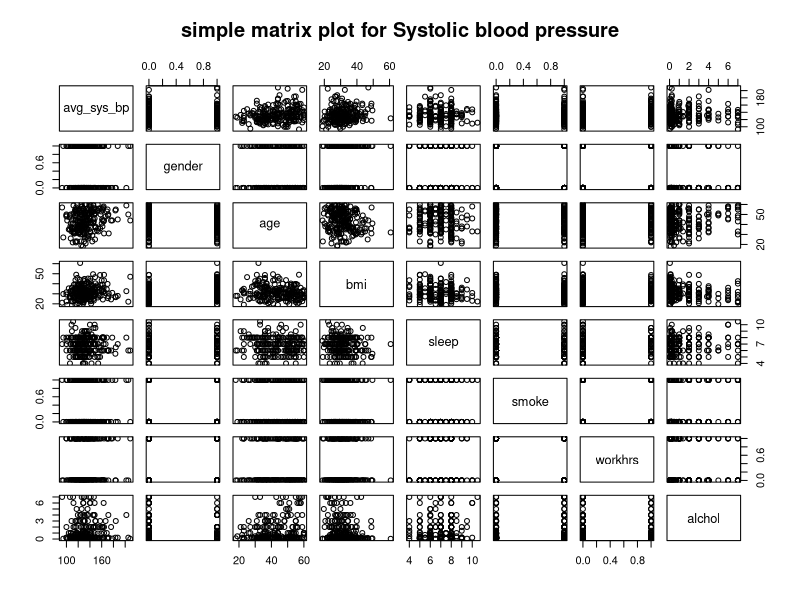
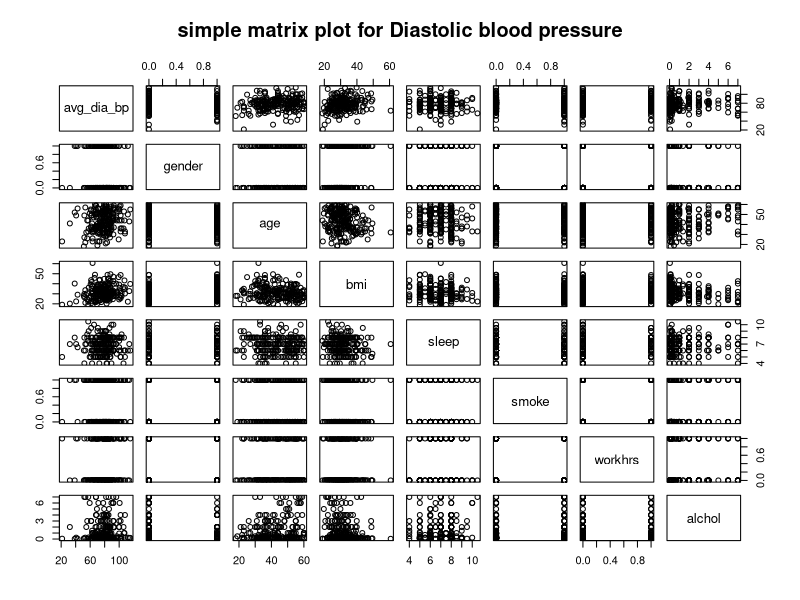
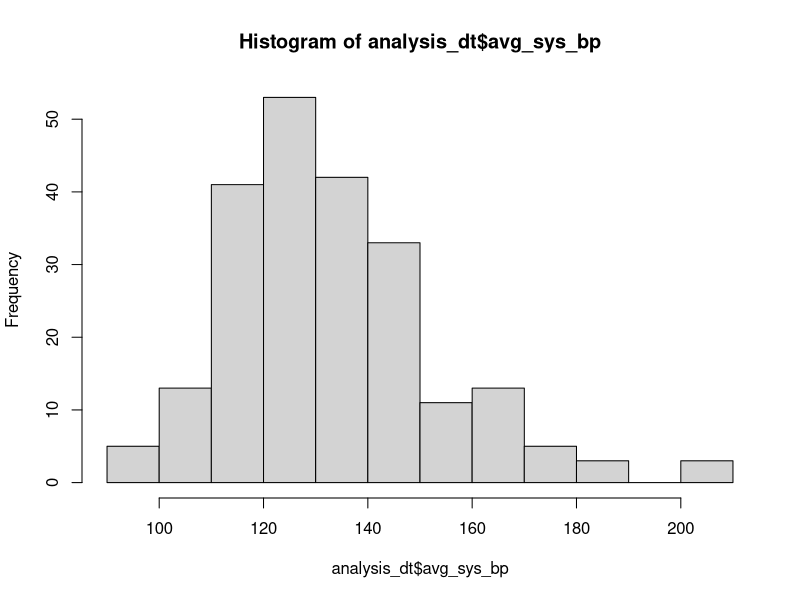
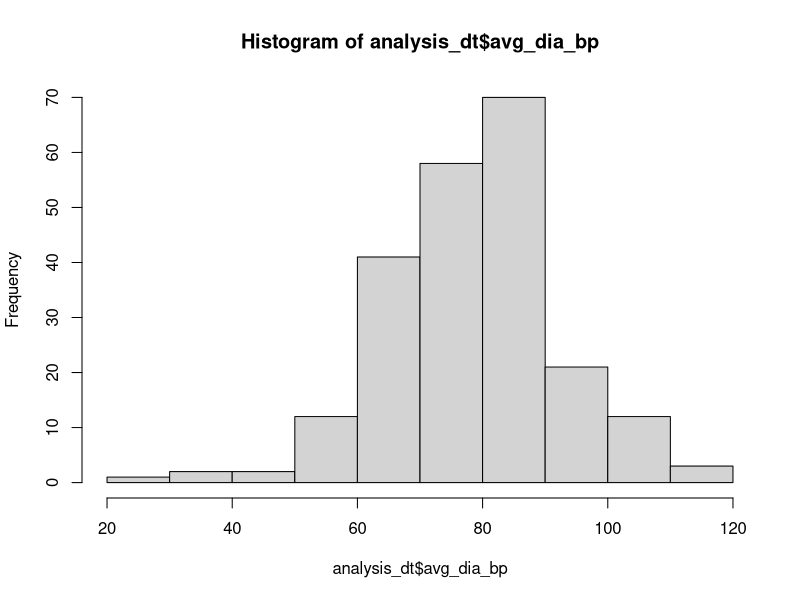
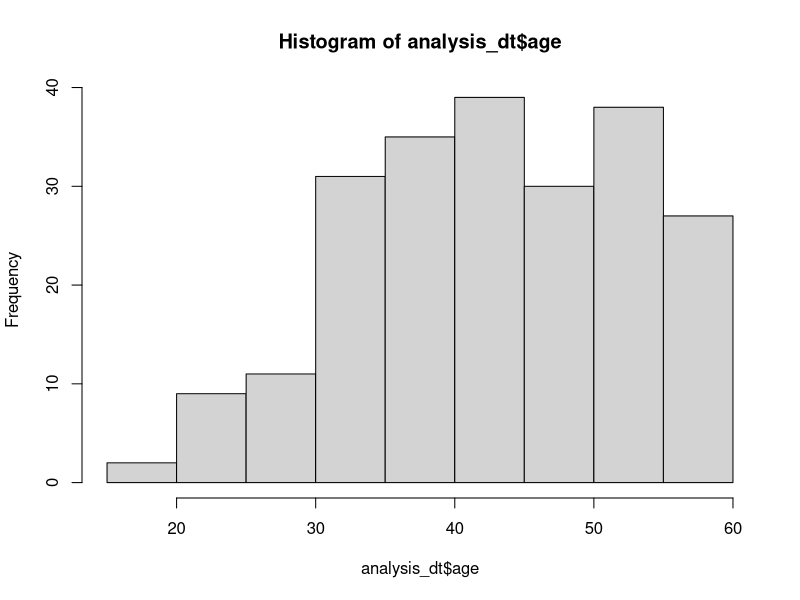
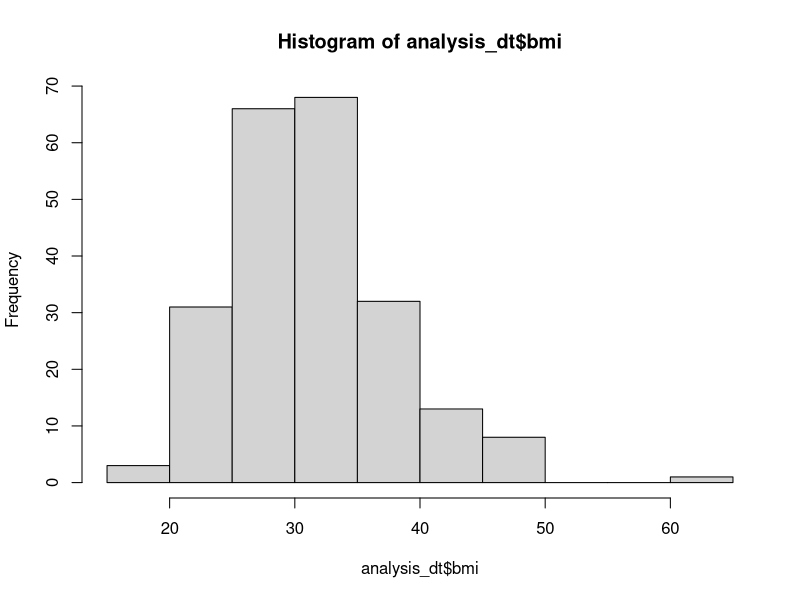
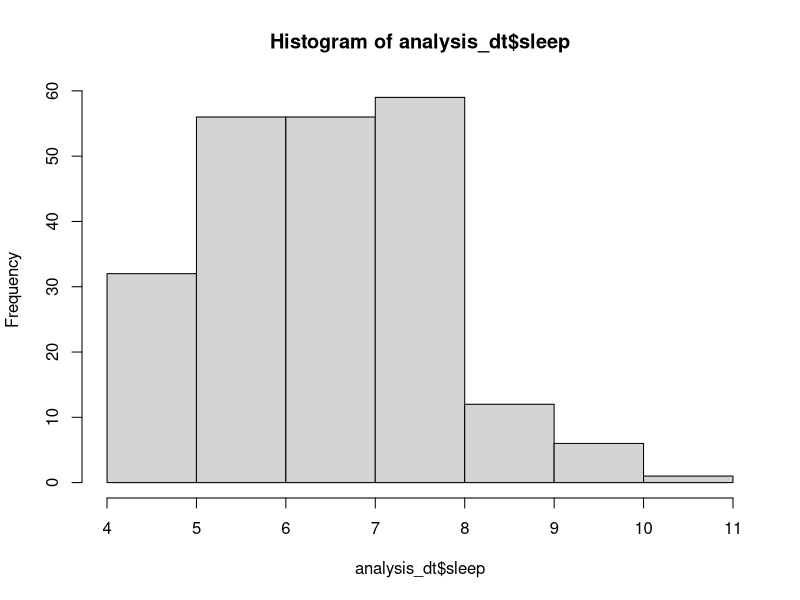
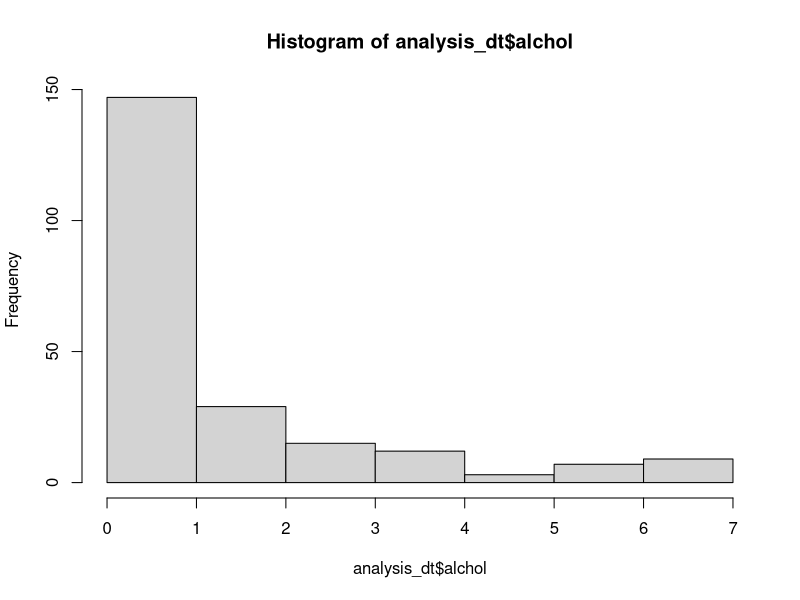

Write R code to recreate these figures, in order.
library(data.table)
library(magrittr)
analysis_dt = fread("cleaned_data.csv")

# matrix plot ------------------------------------------------------------------
pairs( ~avg_sys_bp + gender + age + bmi + sleep + smoke + workhrs +
         alchol, data = analysis_dt, main = "simple matrix plot for Systolic blood pressure")

pairs( ~avg_dia_bp + gender + age + bmi + sleep + smoke + workhrs +
         alchol, data = analysis_dt, main = "simple matrix plot for Diastolic blood pressure")


# normality check by histogram -------------------------------------------------
hist(analysis_dt$avg_sys_bp)
hist(analysis_dt$avg_dia_bp)
hist(analysis_dt$age)
hist(analysis_dt$bmi)
hist(analysis_dt$sleep)
hist(analysis_dt$alchol)
# age and alcohol are big problem


# check variance pre -----------------------------------------------------------
## systolic bp
## the result of prefit will not be shown in write-up
pre_sys_fit = lm(avg_sys_bp ~ gender + age + bmi + sleep + smoke + workhrs + alchol,
             data = analysis_dt)

## standardized residuals plot
st_sys_red = rstandard(pre_sys_fit)
fitted_sys = pre_sys_fit$fitted.values

plot(fitted_sys, st_sys_red, xlab = "fitted values", 
     ylab = "standardized residuals", 
     main = "standardized residuals plot (systolic bp)")


## diatolic bp
## the result of prefit will not be shown in write-up
pre_dia_fit = lm(avg_dia_bp ~ gender + age + sleep + smoke + workhrs + alchol,
                 data = analysis_dt)

## standardized residuals plot
st_dia_red = rstandard(pre_dia_fit)
fitted_dia = pre_sys_fit$fitted.values

plot(fitted_dia, st_dia_red, xlab = "fitted values", 
     ylab = "standardized residuals", 
     main = "standardized residuals plot (diatolic bp)")

# check correlation ------------------------------------------------------------
cov_mat = vcov(pre_sys_fit)
cov_mat[-1, -1] > 0.8
## no correlation between continuous variables larger than 0.8

## check correlation between indicators
gs = chisq.test(analysis_dt$gender, analysis_dt$smoke)
gw = chisq.test(analysis_dt$gender, analysis_dt$workhrs)
sw = chisq.test(analysis_dt$smoke, analysis_dt$workhrs)

## make tables
row = c("gender", "gender", "smoke")
col = c("smoke", "workhrs", "workhrs")
chi_sq_stats = c( gs$statistic, gw$statistic, sw$statistic )
p_value = c(gs$p.value, gw$p.value, sw$p.value)

m = as.data.table(cbind(row, col, chi_sq_stats, p_value))
##  no significant correlation between dummy variables

# check linearity --------------------------------------------------------------
## added value plot
par(mfrow = c(2,2))
## added variable plot for age
lm_a = lm(avg_sys_bp ~ gender + bmi + sleep + smoke + workhrs + alchol,
          data = analysis_dt)
residual_y_age = rstandard(lm_a)

lm_a_x = lm(age ~ gender + bmi + sleep + smoke + workhrs + alchol, 
            data = analysis_dt)
residual_x_age = rstandard(lm_a_x)

plot(residual_x_age, residual_y_age) # added variable plot given age
# age has non linear pattern

## added variable plot for bmi
lm_b = lm(avg_sys_bp ~ gender + age + sleep + smoke + workhrs + alchol,
          data = analysis_dt)
residual_y_bmi = rstandard(lm_b)

lm_b_x = lm(bmi ~ gender + age + sleep + smoke + workhrs + alchol, 
            data = analysis_dt)
residual_x_bmi = rstandard(lm_b_x)

plot(residual_x_bmi, residual_y_bmi) # added variable plot given age

## added variable plot for sleep
lm_s = lm(avg_sys_bp ~ gender + age + bmi + smoke + workhrs + alchol,
          data = analysis_dt)
residual_y_sleep = rstandard(lm_s)

lm_s_x = lm(sleep ~ gender + age + bmi + smoke + workhrs + alchol, 
            data = analysis_dt)
residual_x_sleep = rstandard(lm_s_x)

plot(residual_x_sleep, residual_y_sleep) # added variable plot given age

## added variable plot for alcohol
lm_al = lm(avg_sys_bp ~ gender + age + sleep + smoke + workhrs + bmi,
          data = analysis_dt)
residual_y_alchol = rstandard(lm_al)

lm_al_x = lm(alchol ~ gender + age + sleep + smoke + workhrs + bmi, 
            data = analysis_dt)
residual_x_alchol = rstandard(lm_al_x)

plot(residual_x_alchol, residual_y_alchol) # added variable plot given age
# non-linear for alchol


